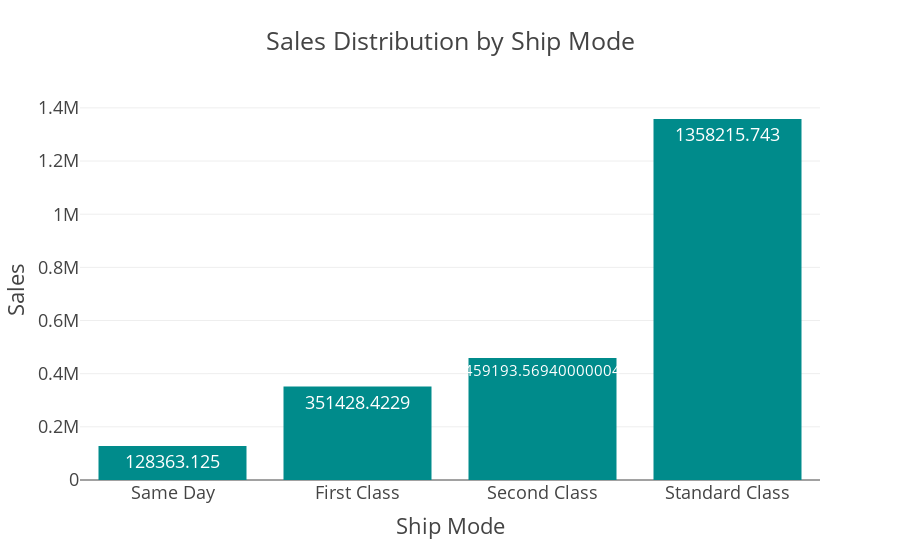

Write notebook code for a chart like this one.
### Code cell
fig = px.bar(sales_by_sub_ship, 
             y='Sales', 
              x='Ship Mode', title='Sales Distribution by Ship Mode', 
             color_discrete_sequence=['darkcyan'],
             orientation='v',
             text='Sales'
            )
fig.update_traces(textposition = 'inside')
fig.update_layout(template="presentation", paper_bgcolor="rgba(0, 0, 0, 0)", plot_bgcolor ="rgba(0, 0, 0, 0)",)
fig.show()
fig.write_image(os.path.join(results_dir,'sales_distribution_shipmode_bar_plot.jpg'))
fig.write_image(os.path.join(results_dir,'sales_distribution_shipmode_bar_plot.png'))
fig.write_html(os.path.join(results_dir,'sales_distribution_shipmode_bar_plot.html'))

### Figure 1 — Plotly figure (JSON) as saved in the notebook; plotly's stock layout.template omitted (floating-point values rounded to 4 significant figures)
{"data": [{"hovertemplate": "Ship Mode=%{x}<br>Sales=%{text}<extra></extra>", "legendgroup": "", "marker": {"color": "darkcyan", "pattern": {"shape": ""}}, "name": "", "orientation": "v", "showlegend": false, "text": [128400.0, 351400.0, 459200.0, 1358000.0], "textposition": "inside", "type": "bar", "x": ["Same Day", "First Class", "Second Class", "Standard Class"], "xaxis": "x", "y": [128400.0, 351400.0, 459200.0, 1358000.0], "yaxis": "y"}], "layout": {"autosize": true, "barmode": "relative", "legend": {"tracegroupgap": 0}, "paper_bgcolor": "rgba(0, 0, 0, 0)", "plot_bgcolor": "rgba(0, 0, 0, 0)", "title": {"text": "Sales Distribution by Ship Mode"}, "xaxis": {"anchor": "y", "autorange": true, "domain": [0, 1], "range": [-0.5, 3.5], "title": {"text": "Ship Mode"}, "type": "category"}, "yaxis": {"anchor": "x", "autorange": true, "domain": [0, 1], "range": [0, 1430000.0], "title": {"text": "Sales"}, "type": "linear"}}}
